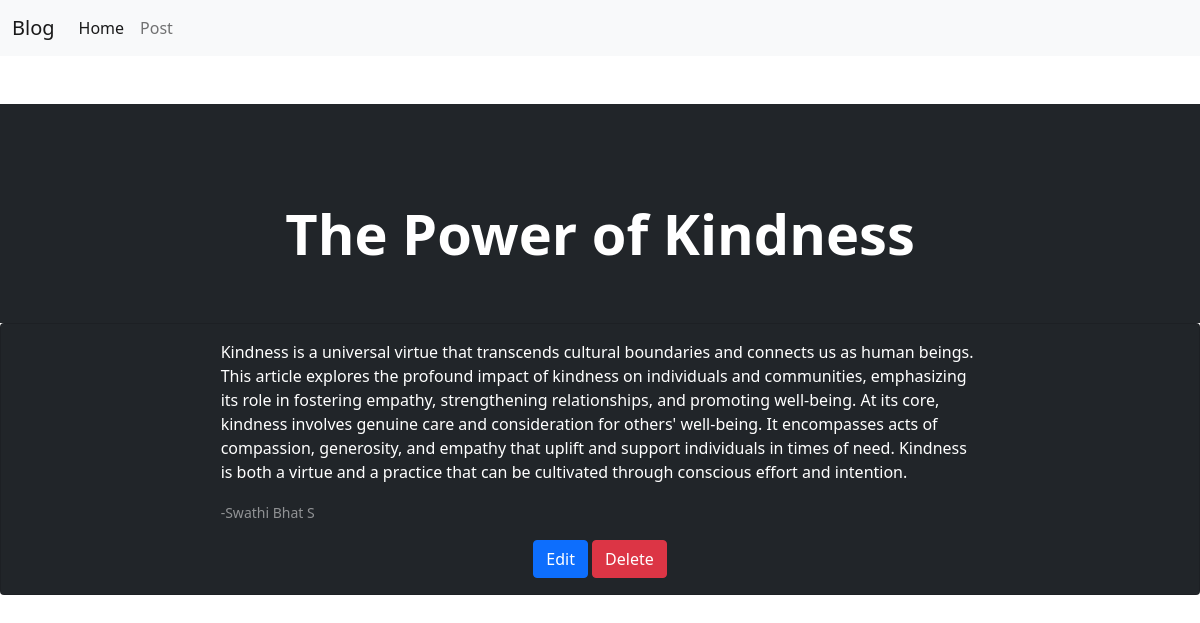
The app's page /post/17/ with its own data.
### blog/models.py (models this page shows, shortened)
class Post(models.Model):
    title = models.CharField(max_length=100)
    content = models.TextField()
    author = models.CharField(max_length=50)
    created_at = models.DateTimeField(auto_now_add=True)
    updated_at = models.DateTimeField(auto_now=True)

### blog/views.py (the view)
# urls.py: path('post/<int:pk>/', views.view_post, name='view_post'),
def view_post(request, pk):
    post = Post.objects.get(id=pk)
    return render(request, 'view_post.html', {'post':post})

### blog/templates/view_post.html (shortened to what this page needs)
{% extends 'base.html'%}
{% block content %}
<header class="bg-dark py-5 mt-5">
    <div class="container px-lg-5 mt-5">
        <div class="text-center text-white">
            <h1 class="display-4 fw-bolder">{{post.title}}</h1>
        </div>
    </div>
</header>
<div class="container-full-width mb-5">
    <div class="card bg-dark text-white">
        <div class="row justify-content-center">
            <div class="col-md-8">
                <div class="card-body">
                    <p class="card-text">{{ post.content}}</p>
                    <p class="card-text text-right"><small class="text-body-secondary text-white-50">-{{ post.author }}</small></p>
                    <center>
                    <a href="{% url 'edit_post' post.id %}" class="btn btn-primary">Edit</a>
                    <a href="{% url 'delete_post' post.id %}" class="btn btn-danger">Delete</a>
                    </center>
                </div>
            </div>
        </div>
    </div>
</div>
{% endblock %}

### records on screen
Post: title "The Power of Kindness", content "Kindness is a universal virtue that transcends cultural boundaries and connects us as human beings. This article explores the profound impact of kindness on individuals and communities, emphasizing its role in fostering empathy, strengthening relationships, and promoting well-being. At its core, kindness involves genuine care and consideration for others' well-being. It encompasses acts of compassion, generosity, and empathy that uplift and support individuals in times of need. Kindness is both a virtue and a practice that can be cultivated through conscious effort and intention.", author "Swathi Bhat S"
